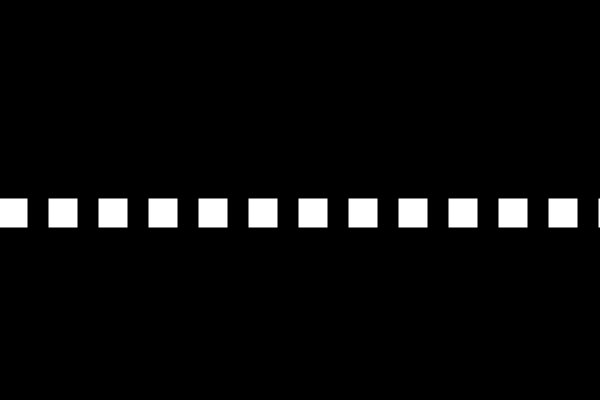
Frame 1 (no input)
Frame 60 (the mouse pressed at the canvas centre just before this capture): identical to frame 1, image omitted
Frame 120 (the mouse held since frame 60 and released just before this capture): identical to frame 1, image omitted

The Processing sketch that drew this single still picture (run headless with seeded random() and noise(); from frame 60 on, the mouse is pressed at the canvas centre):

// Processing sketch: while_for_loop
// ── while_for_loop.pde
// creative coding, 2017
// while loop & for loop
// Derived from a Daniel Shiffman example on Youtube

/*
repeat loop
comes in handy when you want to use a few lines of code to do something over and over and over
control structure of an if (on the board):

if(....true){
 _________  (one time)
}

while(  true  ){
  ____________ (do this as long as this is true)
}

** danger of infinate loops

*/

void setup() {
  size(600, 400);
}

void draw() {
  background(0);
  strokeWeight(4);
  stroke(255);

  int x = 0; //innitialization a local variable
  while (x <= width) { //test for exit condition
    fill(255);
    rect(x, 200, 25, 25);
    x = x + 50; //incramentation operation
    //this is such a common loop
    //for loops put all three of these parts together
  }
/*
  for (int x = 0; x <= width; x = x + 50) { // x += 50
    fill(255, 0, 200);
    rect(x, 300, 25, 25);
  }
  */
}
